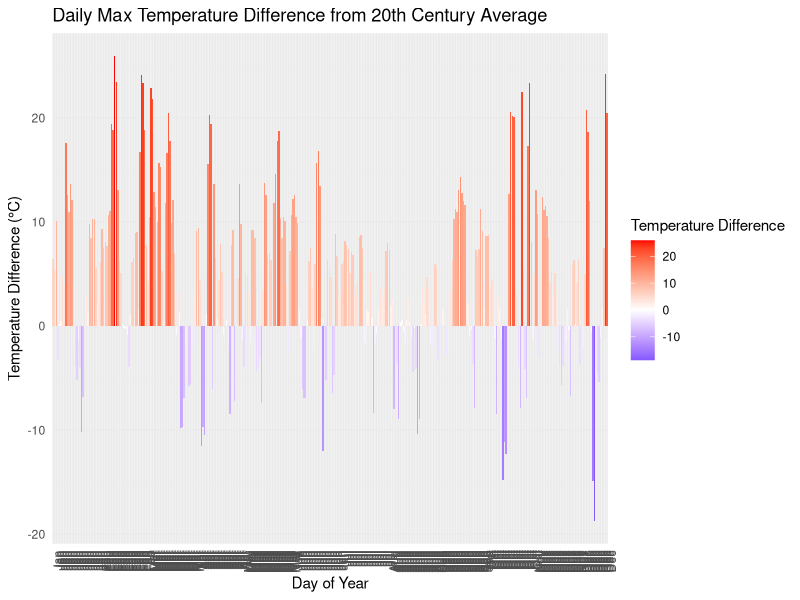

The R script that drew this image:
## ---- chunk 1
library(tidyverse)
## ---- chunk 2
df <- read.csv("../data/Hanover_temps.csv")
## ---- chunk 3

## ---- chunk 4
df20c <- df |>
  filter(Year >= 1900 & Year <= 1999)
## ---- chunk 5
# Calculate average TMAX grouped by Day and Month
avg_TMAX20c <- df20c |>
  group_by(Month, Day) |>
  summarize(Avg_TMAX_20c = mean(TMAX, na.rm = TRUE), .groups = 'drop')

avg_TMIN20c <- df20c |>
  group_by(Month, Day) |>
  summarize(Avg_TMIN_20c = mean(TMIN, na.rm = TRUE), .groups = 'drop')
## ---- chunk 6
# Merge avg_TMAX back into df_separated
df_merged <- df |>
  left_join(avg_TMAX20c, by = c("Month", "Day")) |>
  left_join(avg_TMIN20c, by = c("Month", "Day"))

## ---- chunk 7
# Find the maximum Volume and get the corresponding Month and Day
#max_volume_info <- df_merged %>%
#  filter(Avg_TMAX_20c == max(Avg_TMAX_20c, na.rm = TRUE)) %>%
#  select(Month, Day, maxtemp = Avg_TMAX_20c)
## ---- chunk 8
df_merged$max_diff20c_avg <- df_merged$TMAX - df_merged$Avg_TMAX_20c 
df_merged$min_diff20c_avg <- df_merged$TMIN - df_merged$Avg_TMIN_20c
## ---- chunk 9
# Create the 'daynum' column
df_merged <- df_merged |>
  filter(Year > 1893) |>  # 1893 missing first 5 months
  group_by(Year) |>
  mutate(daynum = row_number())
## ---- chunk 10
write.csv(df_merged, "../data/Hanover_temps2.csv")
## ---- chunk 11
df_2024 <- df_merged |>
  filter(Year == 2024)
## ---- chunk 12
months <- rep(1:12, times = c(31, 29, 31, 30, 31, 30, 31, 31, 30, 31, 30, 31))  # Days per month, leap year
## ---- chunk 13
month.abb
## ---- chunk 14
# Create a bar plot with polar coordinates
ggplot(df_2024, aes(x = factor(daynum), y = max_diff20c_avg, fill = max_diff20c_avg)) +
  geom_bar(stat = "identity") +
  scale_fill_gradient2(low = "blue", mid = "white", high = "red", 
                       midpoint = 0, name = "Temperature Difference") +
  theme_minimal() +
  #coord_polar() +
  labs(title = "Daily Max Temperature Difference from 20th Century Average",
       x = "Day of Year",
       y = "Temperature Difference (°C)") +
  scale_x_discrete(labels = month.abb[months]) +  # Use month abbreviations
  
  theme(axis.text.x = element_text(angle = 90, hjust = 1))
